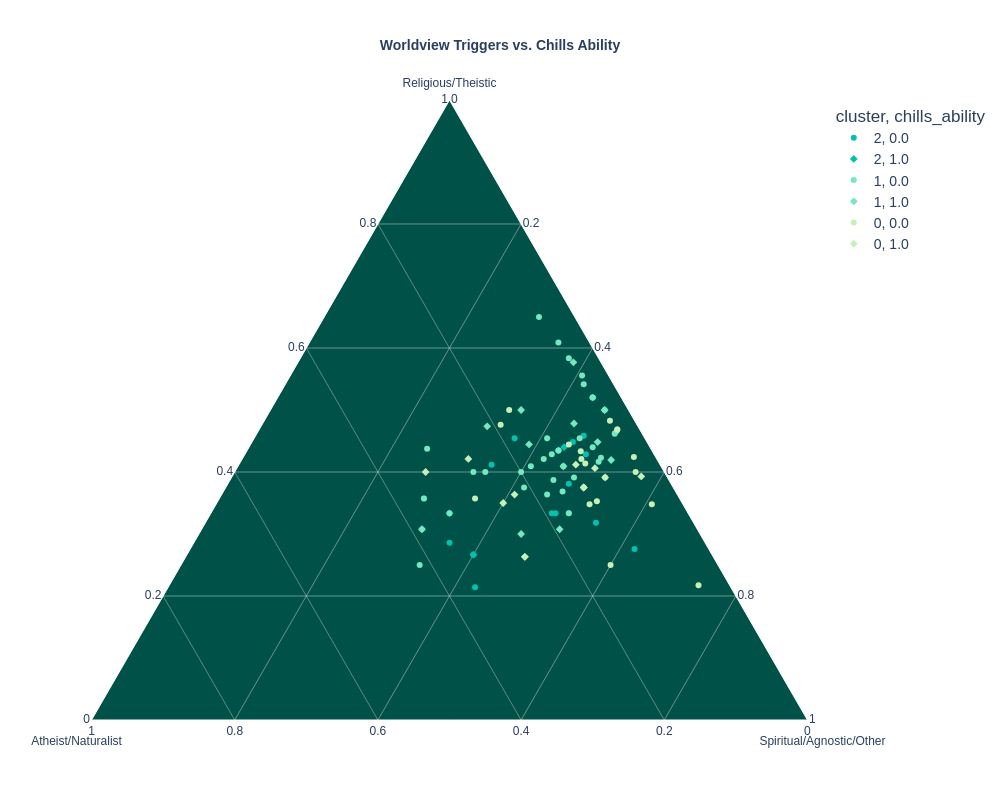

Source (notebook cell):
### Code cell
# 3. Build the plot using cleaned_data
fig = px.scatter_ternary(
    cleaned_data, 
    a="Religious_Score", 
    b="Naturalist_Score", 
    c="Spiritual_Score",
    color="cluster",           
    symbol="chills_ability",   
    size_max=15,
    # Plotly titles use HTML tags for bolding
    title="<b>Worldview Triggers vs. Chills Ability</b>",
    labels={
        "Religious_Score": "Religious/Theistic", 
        "Naturalist_Score": "Atheist/Naturalist", 
        "Spiritual_Score": "Spiritual/Agnostic/Other"
    },
    color_discrete_sequence=pheno_colors, # Applying your hex colors
    hover_data=['Participant_ID', 'worldview', 'worldview_grouped']
)

# Update layout for larger display and specific styling
fig.update_layout({
    'width': 1000,
    'height': 800,
    'title': {
        'font': {'size': 14}, # Requested title size
        'x': 0.5,             # Center the title
        'xanchor': 'center'
    },
    'ternary': {
        'sum': None,
        'aaxis': {
            'title': 'Religious/Theistic', 
            'titlefont': {'size': 12}, # Requested axis label size
            'gridcolor': '#E3E3E3',       # Grid color
            'gridwidth': 0.4           # Grid weight
        },
        'baxis': {
            'title': 'Atheist/Naturalist', 
            'titlefont': {'size': 12}, 
            'gridcolor': '#E3E3E3', 
            'gridwidth': 0.4
        },
        'caxis': {
            'title': 'Spiritual/Agnostic/Other', 
            'titlefont': {'size': 12}, 
            'gridcolor': '#E3E3E3', 
            'gridwidth': 0.4
        },
        'bgcolor': '#005248' # Keeps the background clean for the grey grid
    },
    'legend': {'font': {'size': 14}},
    'font': {'family': "Arial"} # Clean font for all text
})

fig.show()

### Figure 1 — Plotly figure (JSON) as saved in the notebook; plotly's stock layout.template omitted (floating-point values rounded to 4 significant figures)
{"data": [{"a": [4, 8, 10, 7, 3, 4, 13, 7, 11, 9, 8, 9, 4, 10, 5, 7, 8], "b": [5, 4, 4, 4, 5, 5, 3, 3, 2, 2, 3, 5, 5, 3, 5, 4, 3], "c": [6, 12, 8, 10, 6, 4, 13, 12, 11, 10, 18, 13, 5, 10, 4, 6, 10], "customdata": [[1, "Atheist/Naturalist", "Atheist/Naturalist"], [15, "Agnostic/Secular", "Spiritual/Agnostic/Other"], [18, "Spiritual but not Religious", "Spiritual/Agnostic/Other"], [20, "Agnostic/Secular", "Spiritual/Agnostic/Other"], [21, "Atheist/Naturalist", "Atheist/Naturalist"], [25, "Agnostic/Secular", "Spiritual/Agnostic/Other"], [30, "Religious/Theistic", "Religious/Theistic"], [35, "Spiritual but not Religious", "Spiritual/Agnostic/Other"], [38, "Religious/Theistic", "Religious/Theistic"], [53, "Spiritual but not Religious", "Spiritual/Agnostic/Other"], [73, "Spiritual but not Religious", "Spiritual/Agnostic/Other"], [88, "Atheist/Naturalist", "Atheist/Naturalist"], [91, "Agnostic/Secular", "Spiritual/Agnostic/Other"], [92, "Spiritual but not Religious", "Spiritual/Agnostic/Other"], [93, "Atheist/Naturalist", "Atheist/Naturalist"], [94, "Agnostic/Secular", "Spiritual/Agnostic/Other"], [95, "Atheist/Naturalist", "Atheist/Naturalist"]], "hovertemplate": "cluster=2<br>chills_ability=0.0<br>Religious/Theistic=%{a}<br>Atheist/Naturalist=%{b}<br>Spiritual/Agnostic/Other=%{c}<br>Participant_ID=%{customdata[0]}<br>worldview=%{customdata[1]}<br>worldview_grouped=%{customdata[2]}<extra></extra>", "legendgroup": "2, 0.0", "marker": {"color": "#00C2AE", "symbol": "circle"}, "mode": "markers", "name": "2, 0.0", "showlegend": true, "subplot": "ternary", "type": "scatterternary"}, {"a": [5, 13, 10, 11, 15, 4], "b": [5, 1, 3, 3, 1, 5], "c": [5, 11, 10, 11, 14, 6], "customdata": [[14, "Atheist/Naturalist", "Atheist/Naturalist"], [27, "Religious/Theistic", "Religious/Theistic"], [29, "Atheist/Naturalist", "Atheist/Naturalist"], [86, "Religious/Theistic", "Religious/Theistic"], [98, "Religious/Theistic", "Religious/Theistic"], [100, "Atheist/Naturalist", "Atheist/Naturalist"]], "hovertemplate": "cluster=2<br>chills_ability=1.0<br>Religious/Theistic=%{a}<br>Atheist/Naturalist=%{b}<br>Spiritual/Agnostic/Other=%{c}<br>Participant_ID=%{customdata[0]}<br>worldview=%{customdata[1]}<br>worldview_grouped=%{customdata[2]}<extra></extra>", "legendgroup": "2, 1.0", "marker": {"color": "#00C2AE", "symbol": "diamond"}, "mode": "markers", "name": "2, 1.0", "showlegend": true, "subplot": "ternary", "type": "scatterternary"}, {"a": [5, 8, 7, 8, 9, 9, 3, 14, 5, 9, 9, 12, 9, 10, 8, 13, 10, 11, 7, 13, 10, 6, 15, 11, 10, 15, 12, 13, 9, 8, 8, 14, 9, 13], "b": [5, 4, 3, 3, 2, 3, 5, 1, 5, 3, 5, 1, 3, 2, 4, 1, 3, 2, 5, 1, 2, 4, 1, 2, 3, 1, 5, 1, 3, 4, 5, 1, 4, 1], "c": [5, 10, 9, 8, 12, 10, 4, 9, 4, 11, 10, 13, 12, 12, 12, 11, 9, 12, 4, 6, 10, 5, 11, 13, 10, 14, 14, 11, 9, 8, 7, 8, 9, 10], "customdata": [[2, "Atheist/Naturalist", "Atheist/Naturalist"], [3, "Atheist/Naturalist", "Atheist/Naturalist"], [4, "Spiritual but not Religious", "Spiritual/Agnostic/Other"], [7, "Agnostic/Secular", "Spiritual/Agnostic/Other"], [8, "Other", "Spiritual/Agnostic/Other"], [10, "Religious/Theistic", "Religious/Theistic"], [11, "Atheist/Naturalist", "Atheist/Naturalist"], [12, "Religious/Theistic", "Religious/Theistic"], [24, "Atheist/Naturalist", "Atheist/Naturalist"], [43, "Other", "Spiritual/Agnostic/Other"], [46, "Other", "Spiritual/Agnostic/Other"], [47, "Religious/Theistic", "Religious/Theistic"], [48, "Religious/Theistic", "Religious/Theistic"], [50, "Agnostic/Secular", "Spiritual/Agnostic/Other"], [51, "Atheist/Naturalist", "Atheist/Naturalist"], [52, "Religious/Theistic", "Religious/Theistic"], [57, "Atheist/Naturalist", "Atheist/Naturalist"], [58, "Religious/Theistic", "Religious/Theistic"], [59, "Agnostic/Secular", "Spiritual/Agnostic/Other"], [60, "Religious/Theistic", "Religious/Theistic"], [61, "Religious/Theistic", "Religious/Theistic"], [62, "Atheist/Naturalist", "Atheist/Naturalist"], [66, "Religious/Theistic", "Religious/Theistic"], [67, "Spiritual but not Religious", "Spiritual/Agnostic/Other"], [69, "Religious/Theistic", "Religious/Theistic"], [70, "Religious/Theistic", "Religious/Theistic"], [71, "Atheist/Naturalist", "Atheist/Naturalist"], [74, "Religious/Theistic", "Religious/Theistic"], [76, "Religious/Theistic", "Religious/Theistic"], [77, "Agnostic/Secular", "Spiritual/Agnostic/Other"], [81, "Atheist/Naturalist", "Atheist/Naturalist"], [82, "Religious/Theistic", "Religious/Theistic"], [83, "Spiritual but not Religious", "Spiritual/Agnostic/Other"], [87, "Religious/Theistic", "Religious/Theistic"]], "hovertemplate": "cluster=1<br>chills_ability=0.0<br>Religious/Theistic=%{a}<br>Atheist/Naturalist=%{b}<br>Spiritual/Agnostic/Other=%{c}<br>Participant_ID=%{customdata[0]}<br>worldview=%{customdata[1]}<br>worldview_grouped=%{customdata[2]}<extra></extra>", "legendgroup": "1, 0.0", "marker": {"color": "#74E8BF", "symbol": "circle"}, "mode": "markers", "name": "1, 0.0", "showlegend": true, "subplot": "ternary", "type": "scatterternary"}, {"a": [6, 9, 15, 15, 13, 10, 13, 4, 8, 5, 11, 13, 8, 9], "b": [5, 4, 1, 1, 1, 3, 2, 5, 5, 5, 2, 2, 3, 3], "c": [9, 6, 14, 10, 14, 7, 14, 4, 13, 9, 10, 16, 7, 10], "customdata": [[5, "Atheist/Naturalist", "Atheist/Naturalist"], [13, "Atheist/Naturalist", "Atheist/Naturalist"], [16, "Religious/Theistic", "Religious/Theistic"], [17, "Religious/Theistic", "Religious/Theistic"], [42, "Religious/Theistic", "Religious/Theistic"], [44, "Spiritual but not Religious", "Spiritual/Agnostic/Other"], [49, "Religious/Theistic", "Religious/Theistic"], [54, "Agnostic/Secular", "Spiritual/Agnostic/Other"], [55, "Atheist/Naturalist", "Atheist/Naturalist"], [56, "Atheist/Naturalist", "Atheist/Naturalist"], [65, "Religious/Theistic", "Religious/Theistic"], [68, "Religious/Theistic", "Religious/Theistic"], [72, "Religious/Theistic", "Religious/Theistic"], [79, "Other", "Spiritual/Agnostic/Other"]], "hovertemplate": "cluster=1<br>chills_ability=1.0<br>Religious/Theistic=%{a}<br>Atheist/Naturalist=%{b}<br>Spiritual/Agnostic/Other=%{c}<br>Participant_ID=%{customdata[0]}<br>worldview=%{customdata[1]}<br>worldview_grouped=%{customdata[2]}<extra></extra>", "legendgroup": "1, 1.0", "marker": {"color": "#74E8BF", "symbol": "diamond"}, "mode": "markers", "name": "1, 1.0", "showlegend": true, "subplot": "ternary", "type": "scatterternary"}, {"a": [13, 14, 14, 5, 15, 10, 9, 10, 15, 12, 6, 8, 8, 5, 12, 8, 5], "b": [3, 1, 1, 4, 1, 4, 3, 1, 1, 3, 2, 1, 2, 1, 3, 3, 3], "c": [14, 18, 14, 5, 16, 7, 6, 14, 16, 12, 9, 14, 9, 17, 14, 12, 12], "customdata": [[9, "Spiritual but not Religious", "Spiritual/Agnostic/Other"], [19, "Spiritual but not Religious", "Spiritual/Agnostic/Other"], [31, "Spiritual but not Religious", "Spiritual/Agnostic/Other"], [32, "Atheist/Naturalist", "Atheist/Naturalist"], [33, "Religious/Theistic", "Religious/Theistic"], [34, "Agnostic/Secular", "Spiritual/Agnostic/Other"], [36, "Spiritual but not Religious", "Spiritual/Agnostic/Other"], [37, "Spiritual but not Religious", "Spiritual/Agnostic/Other"], [39, "Religious/Theistic", "Religious/Theistic"], [40, "Agnostic/Secular", "Spiritual/Agnostic/Other"], [78, "Religious/Theistic", "Religious/Theistic"], [84, "Spiritual but not Religious", "Spiritual/Agnostic/Other"], [85, "Agnostic/Secular", "Spiritual/Agnostic/Other"], [90, "Spiritual but not Religious", "Spiritual/Agnostic/Other"], [96, "Religious/Theistic", "Religious/Theistic"], [97, "Spiritual but not Religious", "Spiritual/Agnostic/Other"], [99, "Spiritual but not Religious", "Spiritual/Agnostic/Other"]], "hovertemplate": "cluster=0<br>chills_ability=0.0<br>Religious/Theistic=%{a}<br>Atheist/Naturalist=%{b}<br>Spiritual/Agnostic/Other=%{c}<br>Participant_ID=%{customdata[0]}<br>worldview=%{customdata[1]}<br>worldview_grouped=%{customdata[2]}<extra></extra>", "legendgroup": "0, 0.0", "marker": {"color": "#C7F0B9", "symbol": "circle"}, "mode": "markers", "name": "0, 0.0", "showlegend": true, "subplot": "ternary", "type": "scatterternary"}, {"a": [12, 6, 7, 8, 5, 8, 9, 13, 11, 9, 7], "b": [4, 5, 2, 5, 5, 5, 3, 3, 1, 2, 5], "c": [16, 4, 8, 6, 9, 9, 12, 16, 16, 12, 8], "customdata": [[6, "Spiritual but not Religious", "Spiritual/Agnostic/Other"], [22, "Agnostic/Secular", "Spiritual/Agnostic/Other"], [23, "Spiritual but not Religious", "Spiritual/Agnostic/Other"], [26, "Agnostic/Secular", "Spiritual/Agnostic/Other"], [28, "Agnostic/Secular", "Spiritual/Agnostic/Other"], [41, "Agnostic/Secular", "Spiritual/Agnostic/Other"], [45, "Atheist/Naturalist", "Atheist/Naturalist"], [75, "Other", "Spiritual/Agnostic/Other"], [80, "Spiritual but not Religious", "Spiritual/Agnostic/Other"], [89, "Religious/Theistic", "Religious/Theistic"], [101, "Atheist/Naturalist", "Atheist/Naturalist"]], "hovertemplate": "cluster=0<br>chills_ability=1.0<br>Religious/Theistic=%{a}<br>Atheist/Naturalist=%{b}<br>Spiritual/Agnostic/Other=%{c}<br>Participant_ID=%{customdata[0]}<br>worldview=%{customdata[1]}<br>worldview_grouped=%{customdata[2]}<extra></extra>", "legendgroup": "0, 1.0", "marker": {"color": "#C7F0B9", "symbol": "diamond"}, "mode": "markers", "name": "0, 1.0", "showlegend": true, "subplot": "ternary", "type": "scatterternary"}], "layout": {"font": {"family": "Arial"}, "height": 800, "legend": {"font": {"size": 14}, "title": {"text": "cluster, chills_ability"}, "tracegroupgap": 0}, "ternary": {"aaxis": {"gridcolor": "#E3E3E3", "gridwidth": 0.4, "title": {"font": {"size": 12}, "text": "Religious/Theistic"}}, "baxis": {"gridcolor": "#E3E3E3", "gridwidth": 0.4, "title": {"font": {"size": 12}, "text": "Atheist/Naturalist"}}, "bgcolor": "#005248", "caxis": {"gridcolor": "#E3E3E3", "gridwidth": 0.4, "title": {"font": {"size": 12}, "text": "Spiritual/Agnostic/Other"}}, "domain": {"x": [0, 1], "y": [0, 1]}}, "title": {"font": {"size": 14}, "text": "<b>Worldview Triggers vs. Chills Ability</b>", "x": 0.5, "xanchor": "center"}, "width": 1000}}
